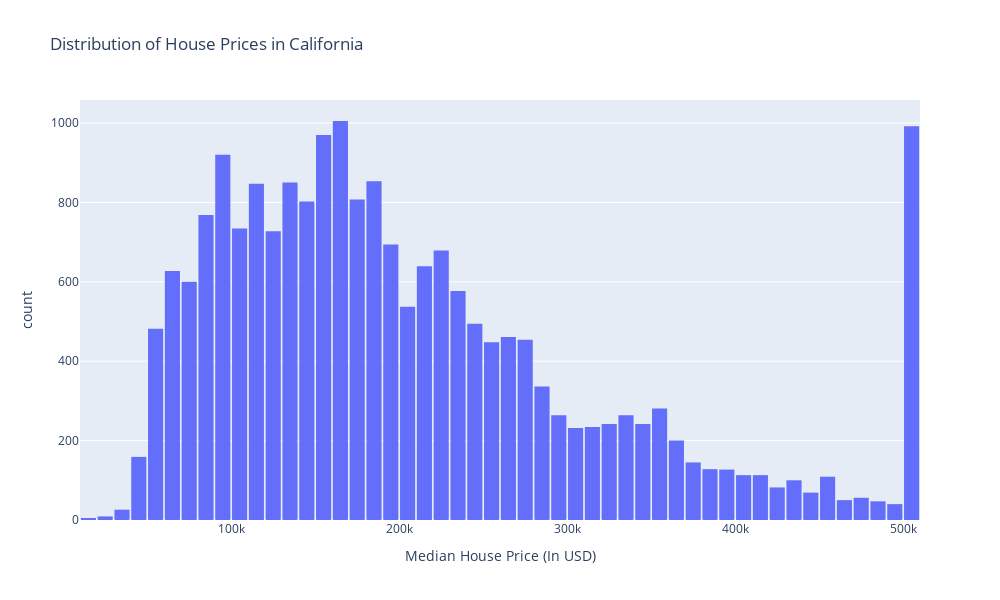

This figure's notebook cell:
### Code cell
# Histogram to visualize the distribution of house prices in California
fig = px.histogram(data, 
                   x = 'Median_House_Value',
                   nbins = 50,
                   title = 'Distribution of House Prices in California',
                   labels = {'Median_House_Value':'Median House Price (In USD)'}
                   )
fig.update_layout(bargap=0.1)
fig.update_layout(width=1000, height=600)
fig.show()

### Figure 1 — Plotly figure (JSON) as saved in the notebook; plotly's stock layout.template omitted (floating-point values rounded to 4 significant figures; data arrays with more than 128 entries replaced by an {"elided": "..."} marker saying what was removed)
{"data": [{"alignmentgroup": "True", "bingroup": "x", "hovertemplate": "Median House Price (In USD)=%{x}<br>count=%{y}<extra></extra>", "legendgroup": "", "marker": {"color": "#636efa", "pattern": {"shape": ""}}, "name": "", "nbinsx": 50, "offsetgroup": "", "orientation": "v", "showlegend": false, "type": "histogram", "x": {"elided": "20640 int values"}, "xaxis": "x", "yaxis": "y"}], "layout": {"bargap": 0.1, "barmode": "relative", "height": 600, "legend": {"tracegroupgap": 0}, "title": {"text": "Distribution of House Prices in California"}, "width": 1000, "xaxis": {"anchor": "y", "domain": [0, 1], "title": {"text": "Median House Price (In USD)"}}, "yaxis": {"anchor": "x", "domain": [0, 1], "title": {"text": "count"}}}}
